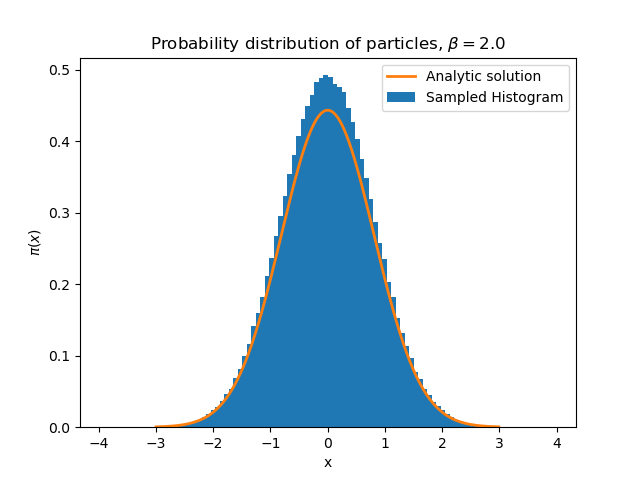

Write Python code to recreate this figure.
import math, random, pylab


def pi_x(x, beta):
	sigma = 1.0 / math.sqrt(2.0 * math.tanh(beta / 2.0))
	pi=math.exp(-x ** 2 / (2.0 * sigma ** 2)) / math.sqrt(2.0 * math.pi*sigma)
	return pi

def levy_harmonic_path(k):
    x = [random.gauss(0.0, 1.0 / math.sqrt(2.0 * math.tanh(k * beta / 2.0)))]
    if k == 2:
        Ups1 = 2.0 / math.tanh(beta)
        Ups2 = 2.0 * x[0] / math.sinh(beta)
        x.append(random.gauss(Ups2 / Ups1, 1.0 / math.sqrt(Ups1)))
    return x[:]

beta = 2.0
nsteps = 1000000
low = levy_harmonic_path(2)
high = low[:]
data = []
for step in range(nsteps):
	k = random.choice([0, 1])
	low[k] = levy_harmonic_path(1)[0]
	high[k] = low[k]
	data+=high


pylab.hist(data, density=True, bins=100, label='Sampled Histogram')
x_plot=pylab.arange(-3,3,0.01)
y_plot=[pi_x(a,beta) for a in x_plot]
pylab.plot(x_plot,y_plot, lw=2, label='Analytic solution')
pylab.xlabel('x')
pylab.ylabel(r'$\pi(x)$')
pylab.title(r'Probability distribution of particles, $\beta=%s$'%(beta))
pylab.legend()
pylab.savefig('A1.png')
